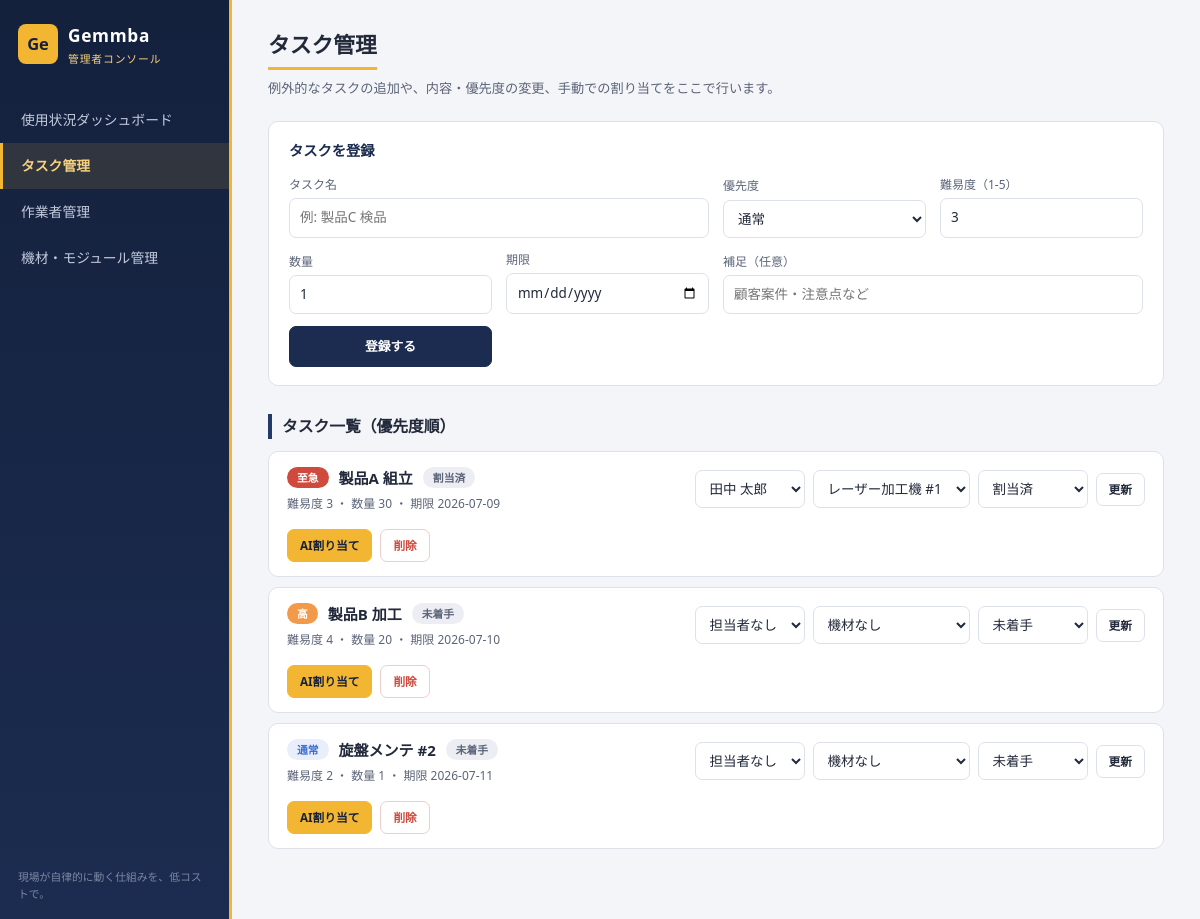
/tasks, run on an earlier commit of the app's database.
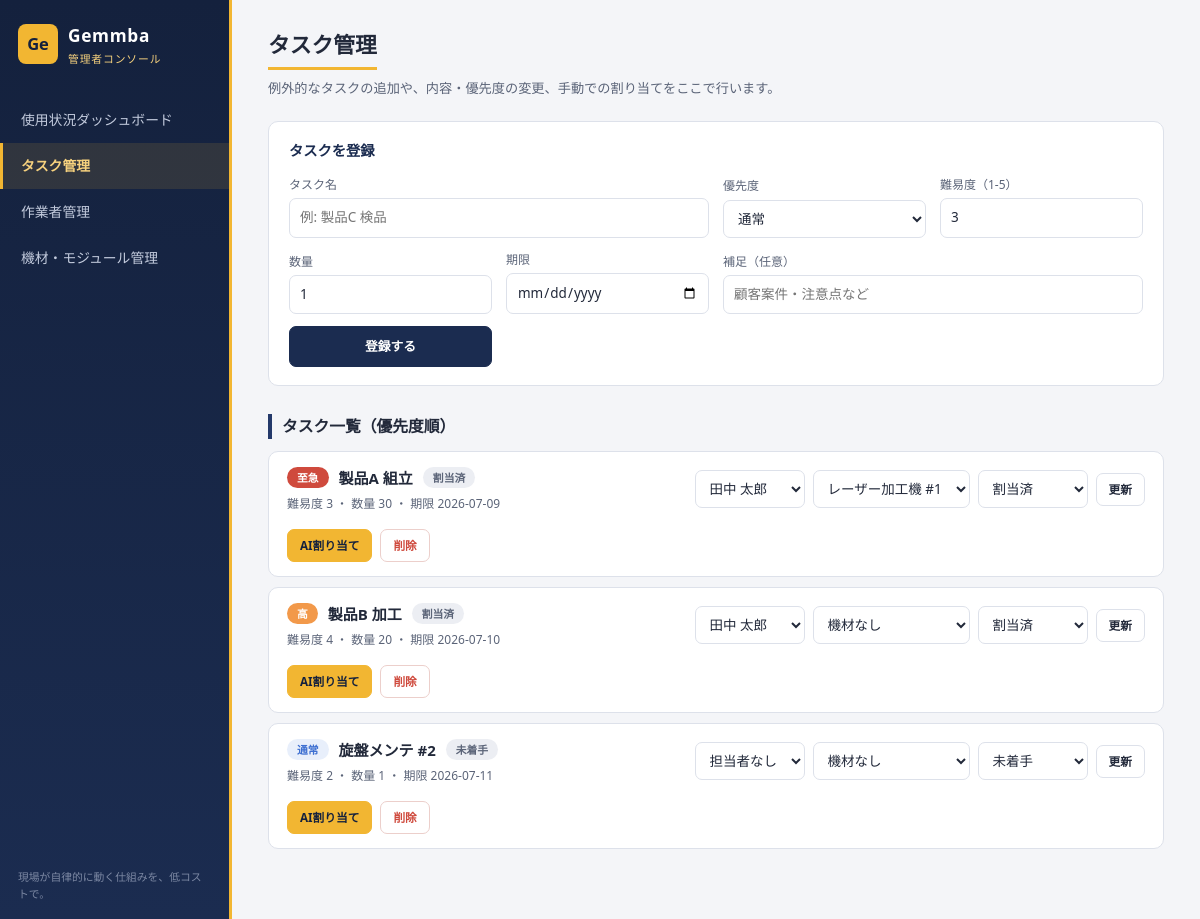
And on a later commit of the database.
### tables this page shows
CREATE TABLE tasks (
    id INTEGER PRIMARY KEY AUTOINCREMENT,
    title TEXT NOT NULL,
    description TEXT DEFAULT '',
    difficulty INTEGER NOT NULL DEFAULT 3,      -- 難易度 1-5（AIの文脈ベクトルに使用）
    priority TEXT NOT NULL DEFAULT 'normal',    -- urgent / high / normal / low
    quantity INTEGER DEFAULT 1,
    deadline TEXT,                              -- 期限 (YYYY-MM-DD)
    status TEXT NOT NULL DEFAULT 'todo',        -- todo / assigned / in_progress / done
    assigned_worker_id INTEGER REFERENCES workers(id),
    equipment_id INTEGER REFERENCES equipment(id),
    started_at TEXT,
    completed_at TEXT,
    created_at TEXT DEFAULT (datetime('now', 'localtime'))
);

### app.py (the view)
@app.route("/tasks")
def tasks():
    conn = db.get_db()
    rows = conn.execute("""
        SELECT t.*, w.name AS worker_name, e.name AS equipment_name
        FROM tasks t
        LEFT JOIN workers w   ON w.id = t.assigned_worker_id
        LEFT JOIN equipment e ON e.id = t.equipment_id
        ORDER BY CASE t.priority WHEN 'urgent' THEN 0 WHEN 'high' THEN 1 WHEN 'normal' THEN 2 ELSE 3 END,
                 t.deadline IS NULL, t.deadline
    """).fetchall()
    worker_list = conn.execute("SELECT id, name FROM workers ORDER BY name").fetchall()
    equipment_list = conn.execute("SELECT id, name FROM equipment ORDER BY name").fetchall()
    conn.close()
    return render_template("tasks.html", tasks=rows, worker_list=worker_list, equipment_list=equipment_list)

### app.py (called while the page is built)
@app.context_processor
def inject_labels():
    return dict(P=PRIORITY_LABELS, S=STATUS_LABELS, E=EQ_STATUS_LABELS)

### db.py (called while the page is built)
def get_db():
    conn = sqlite3.connect(DB_PATH)
    conn.row_factory = sqlite3.Row
    conn.execute("PRAGMA foreign_keys = ON")
    return conn

### templates/tasks.html (shortened to what this page needs)
{% extends "base.html" %}
{% block content %}
<header class="page-head">
  <h1>タスク管理</h1>
  <p class="page-sub">例外的なタスクの追加や、内容・優先度の変更、手動での割り当てをここで行います。</p>
</header>
<section class="panel">
  <h2 class="panel-title">タスクを登録</h2>
  <form method="post" action="{{ url_for('add_task') }}" class="form-grid">
    <label class="span2">タスク名
      <input type="text" name="title" placeholder="例: 製品C 検品" required>
    </label>
    <label>優先度
      <select name="priority">
        <option value="normal" selected>通常</option>
      </select>
    </label>
    <label>難易度（1-5）
      <input type="number" name="difficulty" min="1" max="5" value="3">
    </label>
    <label>数量
      <input type="number" name="quantity" min="1" value="1">
    </label>
    <label>期限
      <input type="date" name="deadline">
    </label>
    <label class="span2">補足（任意）
      <input type="text" name="description" placeholder="顧客案件・注意点など">
    </label>
    <button type="submit" class="btn btn-primary">登録する</button>
  </form>
</section>
<h2 class="section-title">タスク一覧（優先度順）</h2>
{% for t in tasks %}
<article class="task-card {{ 'task-done' if t.status == 'done' }}">
  <div class="task-main">
    <div class="task-title-row">
      <span class="badge badge-p-{{ t.priority }}">{{ P[t.priority] }}</span>
      <h3>{{ t.title }}</h3>
      <span class="badge badge-status">{{ S[t.status] }}</span>
    </div>
    <div class="task-meta">
      難易度 {{ t.difficulty }} ・ 数量 {{ t.quantity }} ・ 期限 {{ t.deadline or 'なし' }}
    </div>
  </div>
  <form method="post" action="{{ url_for('update_task', task_id=t.id) }}" class="task-actions">
    <select name="assigned_worker_id" title="担当者">
      <option value="">担当者なし</option>
      {% for w in worker_list %}
      <option value="{{ w.id }}" {{ 'selected' if t.assigned_worker_id == w.id }}>{{ w.name }}</option>
      {% endfor %}
    </select>
    <select name="equipment_id" title="機材">
      <option value="">機材なし</option>
      {% for e in equipment_list %}
      <option value="{{ e.id }}" {{ 'selected' if t.equipment_id == e.id }}>{{ e.name }}</option>
      {% endfor %}
    </select>
    <select name="status" title="状態">
      {% for key, label in S.items() %}
      <option value="{{ key }}" {{ 'selected' if t.status == key }}>{{ label }}</option>
      {% endfor %}
    </select>
    <button type="submit" class="btn btn-sm">更新</button>
  </form>
  <div class="task-side">
    <form method="post" action="{{ url_for('auto_assign', task_id=t.id) }}">
      <button type="submit" class="btn btn-ai btn-sm" title="WariAthena による自動割り当て（現在はダミー）">AI割り当て</button>
    </form>
    <form method="post" action="{{ url_for('delete_task', task_id=t.id) }}"
          onsubmit="return confirm('タスク「{{ t.title }}」を削除しますか？')">
      <button type="submit" class="btn btn-danger btn-sm">削除</button>
    </form>
  </div>
</article>
{% else %}
<p class="empty">タスクはまだありません。上のフォームから登録してください。</p>
{% endfor %}
{% endblock %}

What changed in the data, as far as the page shows it:
changed tasks "製品B 加工": status "未着手" → "割当済"; assigned_worker_id "担当者なし" → "田中 太郎"
